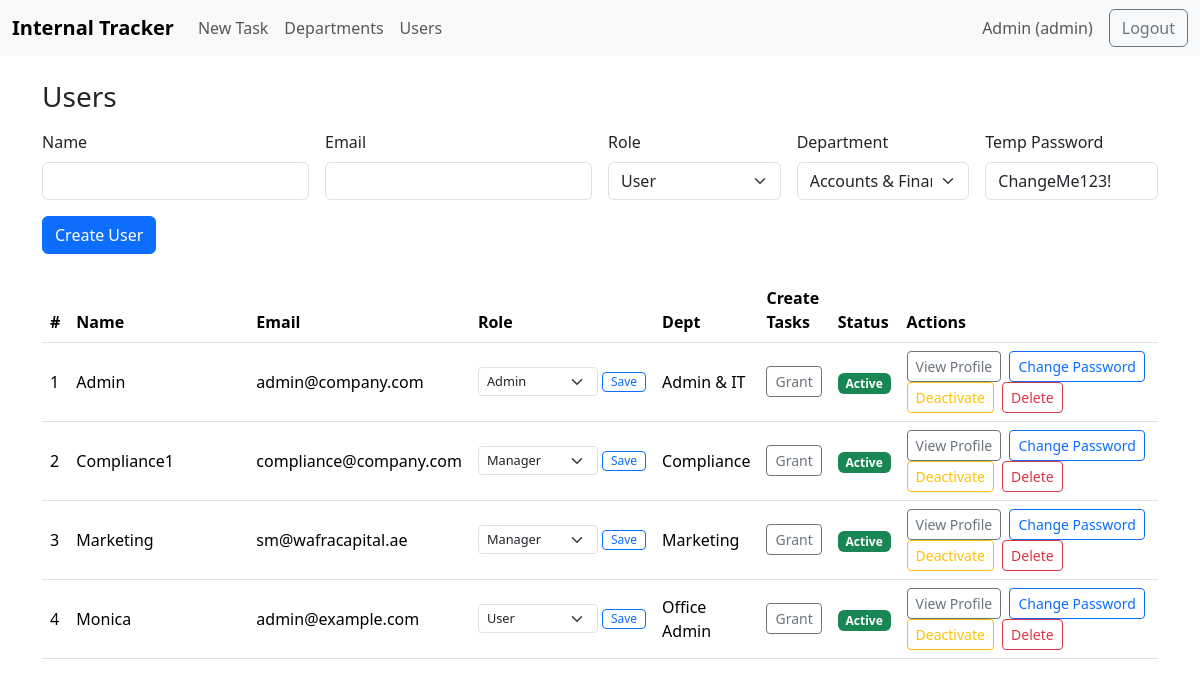
Screenshot of /users (signed in) with the database file from the repository.
### app.py (models this page shows, shortened)
class User(UserMixin, db.Model):
    __tablename__ = "user"
    id = db.Column(db.Integer, primary_key=True)
    name = db.Column(db.String(120), nullable=False)
    email = db.Column(db.String(255), unique=True, nullable=False, index=True)
    password_hash = db.Column(db.String(255), nullable=False)
    role = db.Column(db.String(20), default="user")  # 'admin', 'manager', 'user'
    department_id = db.Column(db.Integer, db.ForeignKey("department.id"), nullable=True)
    department = db.relationship("Department", backref="users")
    is_active_flag = db.Column(db.Boolean, default=True, nullable=False)
    can_create_task = db.Column(db.Boolean, default=False, nullable=False)

class Department(db.Model):
    id = db.Column(db.Integer, primary_key=True)
    name = db.Column(db.String(120), unique=True, nullable=False)

### app.py (the view, shortened to what this page needs)
@app.route("/users", methods=["GET", "POST"])
@login_required
def users():
    require_admin()
    users_list = User.query.order_by(User.name).all()
    departments = Department.query.order_by(Department.name).all()
    return render_template("users.html", users=users_list, departments=departments)

### app.py (called while the page is built)
@login_manager.user_loader
def load_user(user_id):
    return User.query.get(int(user_id))

def require_admin():
    if not current_user.is_authenticated or current_user.role != "admin":
        abort(403)

### templates/users.html (shortened to what this page needs)
{% extends "base.html" %}
{% block content %}
<h3 class="mb-3">Users</h3>
<form class="row g-3 mb-4" method="post">
  <div class="col-md-3">
    <label class="form-label">Name</label>
    <input name="name" class="form-control" required>
  </div>
  <div class="col-md-3">
    <label class="form-label">Email</label>
    <input name="email" type="email" class="form-control" required>
  </div>
  <div class="col-md-2">
    <label class="form-label">Role</label>
    <select name="role" class="form-select">
      <option value="user">User</option>
    </select>
  </div>
  <div class="col-md-2">
    <label class="form-label">Department</label>
    <select name="department_id" class="form-select" required>
      {% for d in departments %}
        <option value="{{ d.id }}">{{ d.name }}</option>
      {% endfor %}
    </select>
  </div>
  <div class="col-md-2">
    <label class="form-label">Temp Password</label>
    <input name="password" type="text" value="ChangeMe123!" class="form-control" required>
  </div>
  <div class="col-12">
    <button class="btn btn-primary">Create User</button>
  </div>
</form>
<table class="table table-hover align-middle">
  <thead>
    <tr>
      <th>#</th>
      <th style="min-width:180px;">Name</th>
      <th>Email</th>
      <th style="min-width:180px;">Role</th>
      <th>Dept</th>
      <th>Create Tasks</th>
      <th>Status</th>
      <th style="width:460px;">Actions</th>
    </tr>
  </thead>
  <tbody>
  {% for u in users %}
    <tr>
      <td>{{ loop.index }}</td>
      <td>{{ u.name }}</td>
      <td>{{ u.email }}</td>
      <td>
        <form method="post" action="{{ url_for('change_user_role', user_id=u.id) }}" class="d-flex gap-1 align-items-center">
          <select name="role" class="form-select form-select-sm" style="min-width:120px; font-size:.8rem;">
            <option value="user" {{ 'selected' if u.role=='user' else '' }}>User</option>
            <option value="manager" {{ 'selected' if u.role=='manager' else '' }}>Manager</option>
            <option value="admin" {{ 'selected' if u.role=='admin' else '' }}>Admin</option>
          </select>
          <button class="btn btn-sm btn-outline-primary px-2 py-0" style="font-size:.75rem;">Save</button>
        </form>
      </td>
      <td>{{ u.department.name if u.department }}</td>
      <td>
        <form method="post" action="{{ url_for('toggle_user_create', user_id=u.id) }}" style="display:inline;">
          {% if u.can_create_task %}
            <button class="btn btn-sm btn-outline-success">Granted</button>
          {% else %}
            <button class="btn btn-sm btn-outline-secondary">Grant</button>
          {% endif %}
        </form>
      </td>
      <td>
        {% if u.is_active_flag %}
          <span class="badge bg-success">Active</span>
        {% else %}
          <span class="badge bg-secondary">Inactive</span>
        {% endif %}
      </td>
      <td class="action-buttons">
        <a class="btn btn-sm btn-outline-secondary me-1"
           href="{{ url_for('user_profile', user_id=u.id) }}">
          View Profile
        </a>
        <button class="btn btn-sm btn-outline-primary me-1"
                data-bs-toggle="modal"
                data-bs-target="#pwModal-{{ u.id }}">
          Change Password
        </button>
        {% if u.is_active_flag %}
          <form method="post" action="{{ url_for('deactivate_user', user_id=u.id) }}"
                onsubmit="return confirm('Deactivate this user?');"
                style="display:inline;">
            <button class="btn btn-sm btn-outline-warning me-1">Deactivate</button>
          </form>
        {% else %}
          <form method="post" action="{{ url_for('reactivate_user', user_id=u.id) }}" style="display:inline;">
            <button class="btn btn-sm btn-outline-success me-1">Reactivate</button>
          </form>
        {% endif %}
        <form method="post" action="{{ url_for('delete_user', user_id=u.id) }}"
              onsubmit="return confirm('Delete this user permanently? This cannot be undone.');"
              style="display:inline;">
          <button class="btn btn-sm btn-outline-danger">Delete</button>
        </form>
      </td>
    </tr>
  {% endfor %}
  </tbody>
</table>
{% endblock %}

### templates/base.html (shortened to what this page needs)
<!doctype html>
<html lang="en">
<head>
  <link href="https://cdn.jsdelivr.net/npm/bootstrap@5.3.3/dist/css/bootstrap.min.css" rel="stylesheet">
  <link rel="stylesheet" href="{{ url_for('static', filename='style.css') }}">
</head>
<body>
<nav class="navbar navbar-expand-lg bg-body-tertiary">
  <div class="container-fluid">
    <a class="navbar-brand d-flex align-items-center" href="{{ url_for('index') }}">
      <span>Internal Tracker</span>
    </a>
    <div class="collapse navbar-collapse" id="nav">
      {% if current_user.is_authenticated %}
      <ul class="navbar-nav me-auto mb-2 mb-lg-0">
        {% if current_user.role == 'admin' %}
          <li class="nav-item"><a class="nav-link" href="{{ url_for('task_new') }}">New Task</a></li>
          <li class="nav-item"><a class="nav-link" href="{{ url_for('departments') }}">Departments</a></li>
          <li class="nav-item"><a class="nav-link" href="{{ url_for('users') }}">Users</a></li>
        {% endif %}
      </ul>
      <span class="navbar-text me-3">{{ current_user.name }} ({{ current_user.role }})</span>
      <a class="btn btn-outline-secondary" href="{{ url_for('logout') }}">Logout</a>
      {% endif %}
    </div>
  </div>
</nav>
<main class="container py-4">
  {% block content %}{% endblock %}
</main>
</body>
</html>

### static/style.css (style rules this page uses)
.navbar-brand span { font-weight: 600; }

### rows the page displays
User: name "Admin", role "admin", email "admin@company.com", department "Admin & IT", can_create_task "Grant", is_active_flag "Active"
User: name "Compliance1", email "compliance@company.com", department "Compliance", can_create_task "Grant", is_active_flag "Active"
User: name "Marketing", email "sm@wafracapital.ae", department "Marketing", can_create_task "Grant", is_active_flag "Active"
User: name "Monica", email "admin@example.com", department "Office Admin", can_create_task "Grant", is_active_flag "Active"

### other values shown
form field department_id "Accounts & Finance"
